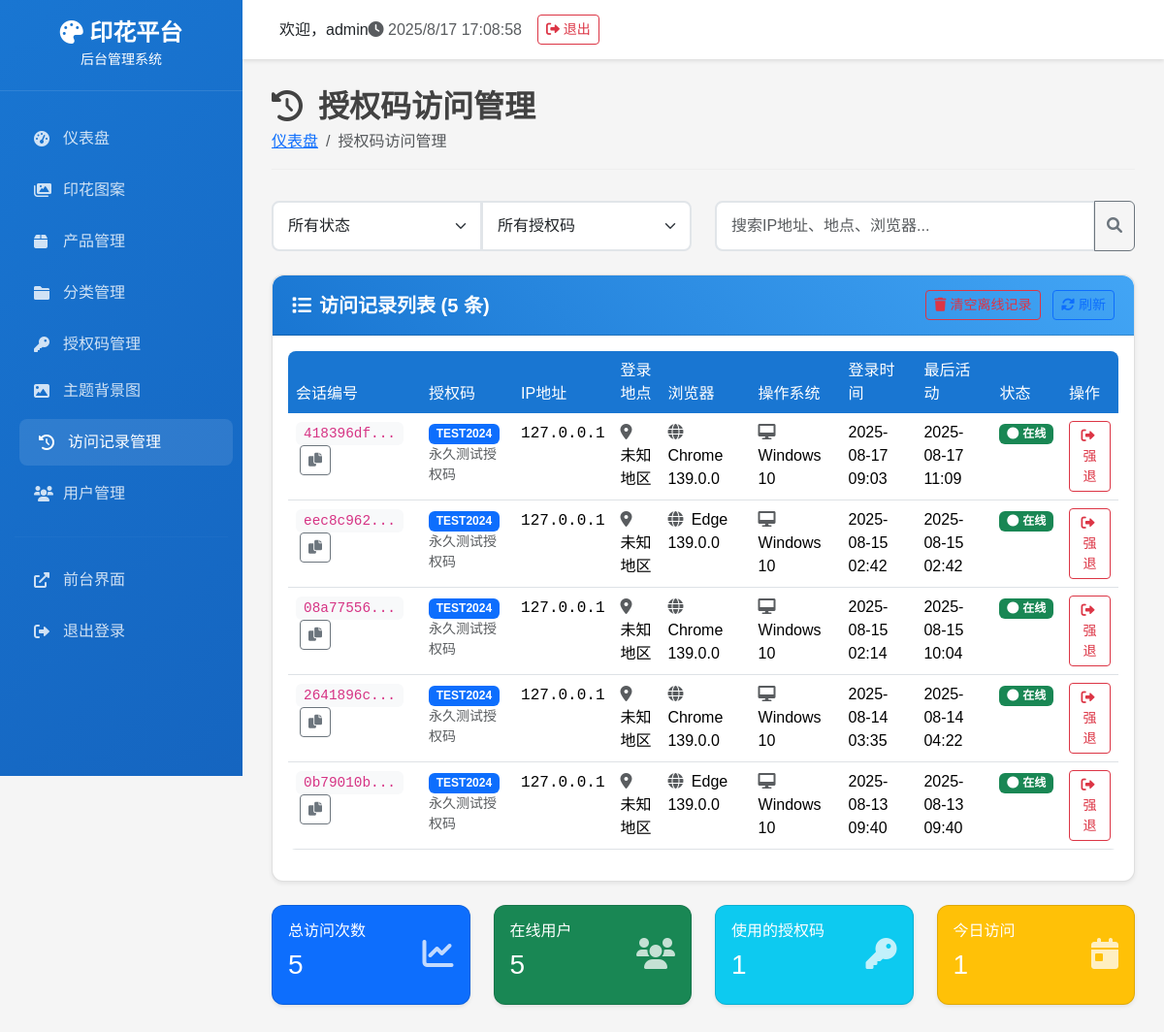
Before: /access-logs (signed in) with the older database file.
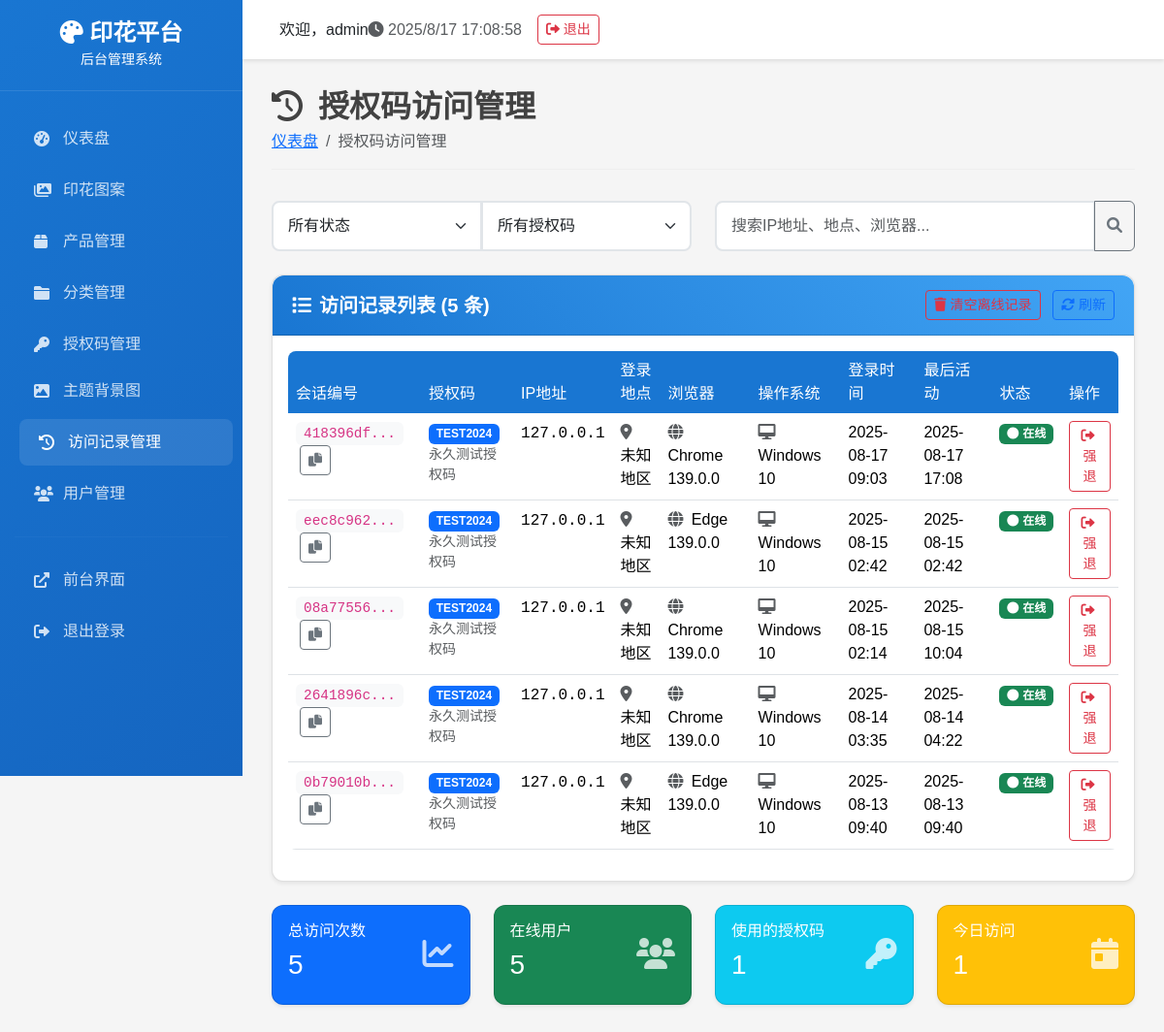
After: the same page with the newer database file.
### tables this page shows
CREATE TABLE access_logs (
        id INTEGER PRIMARY KEY AUTOINCREMENT,
        session_id TEXT NOT NULL,
        access_code TEXT NOT NULL,
        ip_address TEXT,
        location TEXT,
        browser TEXT,
        operating_system TEXT,
        login_time DATETIME DEFAULT CURRENT_TIMESTAMP,
        last_activity DATETIME DEFAULT CURRENT_TIMESTAMP,
        is_active BOOLEAN DEFAULT 1,
        logout_time DATETIME,
        FOREIGN KEY (access_code) REFERENCES access_codes (code)
    );

CREATE TABLE access_codes (
            id INTEGER PRIMARY KEY AUTOINCREMENT,
            code TEXT NOT NULL UNIQUE,
            description TEXT,
            start_date DATETIME,
            end_date DATETIME,
            is_active BOOLEAN DEFAULT 1,
            created_time DATETIME DEFAULT CURRENT_TIMESTAMP,
            usage_count INTEGER DEFAULT 0
        , expires_at DATETIME, max_uses INTEGER, used_count INTEGER DEFAULT 0);

### admin_app.py (the view)
    def decorated_function(*args, **kwargs):
        if 'admin_user_id' not in session:
            return redirect(url_for('login'))
        return f(*args, **kwargs)

### templates/admin/access_logs.html (shortened to what this page needs)
{% extends "admin/base.html" %}
{% block content %}
<div class="page-header">
    <h1><i class="fas fa-history me-3"></i>授权码访问管理</h1>
    <nav aria-label="breadcrumb">
        <ol class="breadcrumb">
            <li class="breadcrumb-item"><a href="{{ url_for('index') }}">仪表盘</a></li>
            <li class="breadcrumb-item active">授权码访问管理</li>
        </ol>
    </nav>
</div>
<div class="row mb-4">
    <div class="col-md-6">
        <div class="input-group">
            <select class="form-select" id="statusFilter">
                <option value="">所有状态</option>
            </select>
            <select class="form-select" id="codeFilter">
                <option value="">所有授权码</option>
                {% set unique_codes = [] %}
            </select>
        </div>
    </div>
    <div class="col-md-6">
        <div class="input-group">
            <input type="text" class="form-control" id="searchInput" placeholder="搜索IP地址、地点、浏览器...">
            <button class="btn btn-outline-secondary" type="button">
                <i class="fas fa-search"></i>
            </button>
        </div>
    </div>
</div>
<div class="card">
    <div class="card-header d-flex justify-content-between align-items-center">
        <h5><i class="fas fa-list me-2"></i>访问记录列表 ({{ access_logs|length }} 条)</h5>
        <div>
            <button class="btn btn-outline-danger btn-sm me-2" onclick="clearOfflineLogs()">
                <i class="fas fa-trash me-1"></i>清空离线记录
            </button>
            <button class="btn btn-outline-primary btn-sm" onclick="refreshLogs()">
                <i class="fas fa-sync-alt me-1"></i>刷新
            </button>
        </div>
    </div>
    <div class="card-body">
        {% if access_logs %}
        <div class="table-responsive">
            <table class="table table-hover">
                <thead>
                    <tr>
                        <th>会话编号</th>
                        <th>授权码</th>
                        <th>IP地址</th>
                        <th>登录地点</th>
                        <th>浏览器</th>
                        <th>操作系统</th>
                        <th>登录时间</th>
                        <th>最后活动</th>
                        <th>状态</th>
                        <th>操作</th>
                    </tr>
                </thead>
                <tbody id="logsTable">
                    {% for log in access_logs %}
                    <tr class="log-item" data-code="{{ log.access_code|lower }}" data-status="{{ log.is_active }}" data-search="{{ (log.ip_address + ' ' + log.location + ' ' + log.browser + ' ' + log.operating_system)|lower }}">
                        <td>
                            <code class="bg-light px-2 py-1 rounded">{{ log.session_id[:8] }}...</code>
                            <button class="btn btn-sm btn-outline-secondary ms-1" onclick="copyToClipboard('{{ log.session_id }}')">
                                <i class="fas fa-copy"></i>
                            </button>
                        </td>
                        <td>
                            <span class="badge bg-primary">{{ log.access_code }}</span>
                            {% if log.code_description %}
                                <small class="text-muted d-block">{{ log.code_description }}</small>
                            {% endif %}
                        </td>
                        <td>
                            <span class="text-monospace">{{ log.ip_address or '未知' }}</span>
                        </td>
                        <td>
                            <i class="fas fa-map-marker-alt text-muted me-1"></i>
                            {{ log.location or '未知地区' }}
                        </td>
                        <td>
                            <i class="fas fa-globe text-muted me-1"></i>
                            {{ log.browser or '未知浏览器' }}
                        </td>
                        <td>
                            <i class="fas fa-desktop text-muted me-1"></i>
                            {{ log.operating_system or '未知系统' }}
                        </td>
                        <td>
                            {% if log.login_time %}
                                {% if log.login_time is string %}
                                    {{ log.login_time[:16] }}
                                {% else %}
                                    {{ log.login_time.strftime('%Y-%m-%d %H:%M') }}
                                {% endif %}
                            {% else %}
                                未知
                            {% endif %}
                        </td>
                        <td>
                            {% if log.last_activity %}
                                {% if log.last_activity is string %}
                                    {{ log.last_activity[:16] }}
                                {% else %}
                                    {{ log.last_activity.strftime('%Y-%m-%d %H:%M') }}
                                {% endif %}
                            {% else %}
                                未知
                            {% endif %}
                        </td>
                        <td>
                            {% if log.is_active %}
                                <span class="badge bg-success">
                                    <i class="fas fa-circle me-1"></i>在线
                                </span>
                            {% endif %}
                        </td>
                        <td>
                            {% if log.is_active %}
                                <button class="btn btn-sm btn-outline-danger" onclick="forceLogout({{ log.id }})">
                                    <i class="fas fa-sign-out-alt me-1"></i>强退
                                </button>
                            {% else %}
                                <span class="text-muted">已离线</span>
                            {% endif %}
                        </td>
                    </tr>
                    {% endfor %}
                </tbody>
            </table>
        </div>
        {% else %}
        <div class="text-center py-5">
            <i class="fas fa-history fa-3x text-muted mb-3"></i>
            <h5 class="text-muted">暂无访问记录</h5>
            <p class="text-muted">当用户通过授权码登录时，访问记录将显示在这里</p>
        </div>
        {% endif %}
    </div>
</div>
<div class="row mt-4">
    <div class="col-md-3">
        <div class="card bg-primary text-white">
            <div class="card-body">
                <div class="d-flex justify-content-between">
                    <div>
                        <h6 class="card-title">总访问次数</h6>
                        <h3>{{ access_logs|length }}</h3>
                    </div>
                    <div class="align-self-center">
                        <i class="fas fa-chart-line fa-2x opacity-75"></i>
                    </div>
                </div>
            </div>
        </div>
    </div>
    <div class="col-md-3">
        <div class="card bg-success text-white">
            <div class="card-body">
                <div class="d-flex justify-content-between">
                    <div>
                        <h6 class="card-title">在线用户</h6>
                        <h3 id="onlineCount">0</h3>
                    </div>
                    <div class="align-self-center">
                        <i class="fas fa-users fa-2x opacity-75"></i>
                    </div>
                </div>
            </div>
        </div>
    </div>
    <div class="col-md-3">
        <div class="card bg-info text-white">
            <div class="card-body">
                <div class="d-flex justify-content-between">
                    <div>
                        <h6 class="card-title">使用的授权码</h6>
                        <h3 id="uniqueCodesCount">0</h3>
                    </div>
                    <div class="align-self-center">
                        <i class="fas fa-key fa-2x opacity-75"></i>
                    </div>
                </div>
            </div>
        </div>
    </div>
    <div class="col-md-3">
        <div class="card bg-warning text-white">
            <div class="card-body">
                <div class="d-flex justify-content-between">
                    <div>
                        <h6 class="card-title">今日访问</h6>
                        <h3 id="todayCount">0</h3>
                    </div>
                    <div class="align-self-center">
                        <i class="fas fa-calendar-day fa-2x opacity-75"></i>
                    </div>
                </div>
            </div>
        </div>
    </div>
</div>
{% endblock %}

### templates/admin/base.html (shortened to what this page needs)
<!DOCTYPE html>
<html lang="zh-CN">
<head>
    <link href="https://cdn.staticfile.net/bootstrap/5.3.2/css/bootstrap.min.css" rel="stylesheet">
    <link href="https://cdnjs.cloudflare.com/ajax/libs/font-awesome/6.0.0/css/all.min.css" rel="stylesheet">
</head>
<body>
    <div class="sidebar">
        <div class="logo">
            <h4><i class="fas fa-palette"></i> 印花平台</h4>
            <small>后台管理系统</small>
        </div>
        <nav class="nav-menu">
            <div class="nav-item">
                    <a href="{{ url_for('index') }}" class="nav-link {% if request.endpoint == 'index' %}active{% endif %}">
                    <i class="fas fa-tachometer-alt"></i>
                    <span>仪表盘</span>
                </a>
            </div>
            <div class="nav-item">
                <a href="{{ url_for('patterns') }}" class="nav-link {% if request.endpoint == 'patterns' %}active{% endif %}">
                    <i class="fas fa-images"></i>
                    印花图案
                </a>
            </div>
            <div class="nav-item">
                <a href="{{ url_for('products') }}" class="nav-link {% if request.endpoint == 'products' %}active{% endif %}">
                    <i class="fas fa-box"></i>
                    产品管理
                </a>
            </div>
            <div class="nav-item">
                <a href="{{ url_for('categories') }}" class="nav-link {% if request.endpoint == 'categories' %}active{% endif %}">
                    <i class="fas fa-folder"></i>
                    分类管理
                </a>
            </div>
            <div class="nav-item">
                    <a href="{{ url_for('access_codes') }}" class="nav-link {% if request.endpoint == 'access_codes' %}active{% endif %}">
                        <i class="fas fa-key"></i>
                        <span>授权码管理</span>
                    </a>
                    <a href="{{ url_for('theme_backgrounds') }}" class="nav-link {% if request.endpoint == 'theme_backgrounds' %}active{% endif %}">
                        <i class="fas fa-image"></i>
                        <span>主题背景图</span>
                    </a>
            </div>
            <div class="nav-item">
                <a href="{{ url_for('access_logs') }}" class="nav-link {% if request.endpoint == 'access_logs' %}active{% endif %}">
                    <i class="fas fa-history"></i>
                    访问记录管理
                </a>
            </div>
            <div class="nav-item">
                <a href="{{ url_for('users') }}" class="nav-link {% if request.endpoint == 'users' %}active{% endif %}">
                    <i class="fas fa-users"></i>
                    用户管理
                </a>
            </div>
            <hr style="border-color: rgba(255,255,255,0.1); margin: 20px 15px;">
            <div class="nav-item">
                <a href="http://localhost:5000" class="nav-link" target="_blank">
                    <i class="fas fa-external-link-alt"></i>
                    <span>前台界面</span>
                </a>
            </div>
            <div class="nav-item">
                <a href="{{ url_for('logout') }}" class="nav-link">
                    <i class="fas fa-sign-out-alt"></i>
                    <span>退出登录</span>
                </a>
            </div>
        </nav>
    </div>
    <div class="main-content">
        <div class="top-navbar">
            <div class="d-flex align-items-center">
                <span class="ms-2">欢迎，{{ session.admin_username or 'Admin' }}</span>
            </div>
            <div class="d-flex align-items-center">
                <span class="text-muted me-3">
                    <i class="fas fa-clock"></i>
                    <span id="current-time"></span>
                </span>
                <a href="{{ url_for('logout') }}" class="btn btn-outline-danger btn-sm">
                    <i class="fas fa-sign-out-alt"></i> 退出
                </a>
            </div>
        </div>
        <div class="content-area">
            {% block content %}{% endblock %}
        </div>
    </div>
</body>
</html>

Changed rows visible on the page:
changed access_logs (number 1 of 5 on the later page): last_activity "2025-08-17 11:09" → "2025-08-17 17:08"
